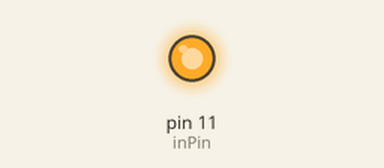
A program run on a simulated Raspberry Pi (header pin numbers). Parts: output pins drawn as LEDs (lit = HIGH). At 1.0 s the program stops and its outputs stay as they are.

Above: at 0.1 s.
At 1.1 s:
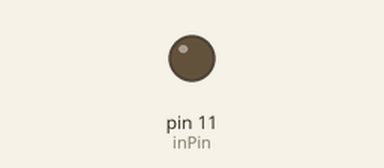
Timing chart, 0 to 2.5 s (numbered marks = the images above):
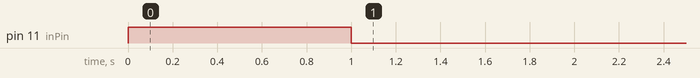

Measured:
- by itself, pin 11 (inPin): LOW → HIGH at 0.00 s, → LOW 1.0 s later

The program:

l01_basic_led.py
```python
import RPi.GPIO as GPIO
import time
inPin = 11
GPIO.setmode(GPIO.BOARD)
GPIO.setup(inPin,GPIO.OUT)
try:
    GPIO.output(inPin,True)
    time.sleep(1)
    GPIO.output(inPin,False)

except KeyboardInterrupt:

    GPIO.cleanup()
```
